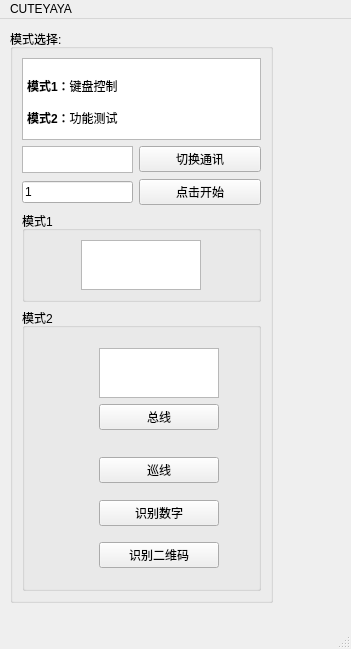
<?xml version="1.0" encoding="UTF-8"?>
<ui version="4.0">
 <class>MainWindow</class>
 <widget class="QMainWindow" name="MainWindow">
  <property name="geometry">
   <rect>
    <x>0</x>
    <y>0</y>
    <width>351</width>
    <height>649</height>
   </rect>
  </property>
  <property name="windowTitle">
   <string>MainWindow</string>
  </property>
  <widget class="QWidget" name="centralwidget">
   <widget class="QWidget" name="gridLayoutWidget">
    <property name="geometry">
     <rect>
      <x>10</x>
      <y>10</y>
      <width>263</width>
      <height>574</height>
     </rect>
    </property>
    <layout class="QGridLayout" name="gridLayout">
     <item row="0" column="0">
      <widget class="QGroupBox" name="groupBox">
       <property name="maximumSize">
        <size>
         <width>400</width>
         <height>16777215</height>
        </size>
       </property>
       <property name="title">
        <string>模式选择:</string>
       </property>
       <layout class="QGridLayout" name="gridLayout_3">
        <item row="2" column="1">
         <widget class="QPushButton" name="pushButton">
          <property name="text">
           <string>点击开始</string>
          </property>
          <property name="checkable">
           <bool>false</bool>
          </property>
          <property name="autoDefault">
           <bool>false</bool>
          </property>
         </widget>
        </item>
        <item row="0" column="0" colspan="2">
         <widget class="QTextEdit" name="textEdit_2">
          <property name="maximumSize">
           <size>
            <width>300</width>
            <height>100</height>
           </size>
          </property>
          <property name="html">
           <string>&lt;!DOCTYPE HTML PUBLIC &quot;-//W3C//DTD HTML 4.0//EN&quot; &quot;http://www.w3.org/TR/REC-html40/strict.dtd&quot;&gt;
&lt;html&gt;&lt;head&gt;&lt;meta name=&quot;qrichtext&quot; content=&quot;1&quot; /&gt;&lt;style type=&quot;text/css&quot;&gt;
p, li { white-space: pre-wrap; }
&lt;/style&gt;&lt;/head&gt;&lt;body style=&quot; font-family:'SimSun'; font-size:9pt; font-weight:400; font-style:normal;&quot;&gt;
&lt;p style=&quot;-qt-paragraph-type:empty; margin-top:0px; margin-bottom:0px; margin-left:0px; margin-right:0px; -qt-block-indent:0; text-indent:0px;&quot;&gt;&lt;br /&gt;&lt;/p&gt;
&lt;p style=&quot; margin-top:0px; margin-bottom:0px; margin-left:0px; margin-right:0px; -qt-block-indent:0; text-indent:0px;&quot;&gt;&lt;span style=&quot; font-weight:600;&quot;&gt;模式1：&lt;/span&gt;键盘控制&lt;/p&gt;
&lt;p style=&quot;-qt-paragraph-type:empty; margin-top:0px; margin-bottom:0px; margin-left:0px; margin-right:0px; -qt-block-indent:0; text-indent:0px;&quot;&gt;&lt;br /&gt;&lt;/p&gt;
&lt;p style=&quot; margin-top:0px; margin-bottom:0px; margin-left:0px; margin-right:0px; -qt-block-indent:0; text-indent:0px;&quot;&gt;&lt;span style=&quot; font-weight:600;&quot;&gt;模式2：&lt;/span&gt;功能测试&lt;/p&gt;&lt;/body&gt;&lt;/html&gt;</string>
          </property>
         </widget>
        </item>
        <item row="2" column="0">
         <widget class="QLineEdit" name="lineEdit">
          <property name="maximumSize">
           <size>
            <width>120</width>
            <height>16777215</height>
           </size>
          </property>
          <property name="text">
           <string>1</string>
          </property>
         </widget>
        </item>
        <item row="1" column="0">
         <widget class="QTextEdit" name="textEdit_7">
          <property name="maximumSize">
           <size>
            <width>120</width>
            <height>27</height>
           </size>
          </property>
         </widget>
        </item>
        <item row="1" column="1">
         <widget class="QPushButton" name="pushButton_4">
          <property name="text">
           <string>切换通讯</string>
          </property>
          <property name="checkable">
           <bool>false</bool>
          </property>
          <property name="autoDefault">
           <bool>false</bool>
          </property>
         </widget>
        </item>
        <item row="3" column="0" colspan="2">
         <widget class="QGroupBox" name="groupBox_3">
          <property name="maximumSize">
           <size>
            <width>300</width>
            <height>300</height>
           </size>
          </property>
          <property name="title">
           <string>模式1</string>
          </property>
          <layout class="QGridLayout" name="gridLayout_2">
           <item row="2" column="0">
            <widget class="QTextEdit" name="textEdit_5">
             <property name="maximumSize">
              <size>
               <width>120</width>
               <height>50</height>
              </size>
             </property>
            </widget>
           </item>
          </layout>
         </widget>
        </item>
        <item row="5" column="0" colspan="2">
         <widget class="QGroupBox" name="groupBox_2">
          <property name="maximumSize">
           <size>
            <width>300</width>
            <height>300</height>
           </size>
          </property>
          <property name="title">
           <string>模式2</string>
          </property>
          <layout class="QHBoxLayout" name="horizontalLayout">
           <item>
            <spacer name="horizontalSpacer">
             <property name="orientation">
              <enum>Qt::Horizontal</enum>
             </property>
             <property name="sizeType">
              <enum>QSizePolicy::Preferred</enum>
             </property>
            </spacer>
           </item>
           <item>
            <spacer name="horizontalSpacer_2">
             <property name="orientation">
              <enum>Qt::Horizontal</enum>
             </property>
             <property name="sizeType">
              <enum>QSizePolicy::Maximum</enum>
             </property>
             <property name="sizeHint" stdset="0">
              <size>
               <width>30</width>
               <height>0</height>
              </size>
             </property>
            </spacer>
           </item>
           <item>
            <layout class="QVBoxLayout" name="verticalLayout_2">
             <item>
              <spacer name="verticalSpacer_6">
               <property name="orientation">
                <enum>Qt::Vertical</enum>
               </property>
               <property name="sizeType">
                <enum>QSizePolicy::Maximum</enum>
               </property>
               <property name="sizeHint" stdset="0">
                <size>
                 <width>20</width>
                 <height>40</height>
                </size>
               </property>
              </spacer>
             </item>
             <item>
              <widget class="QTextEdit" name="textEdit_6">
               <property name="maximumSize">
                <size>
                 <width>120</width>
                 <height>50</height>
                </size>
               </property>
              </widget>
             </item>
             <item>
              <widget class="QPushButton" name="pushButton_3">
               <property name="maximumSize">
                <size>
                 <width>120</width>
                 <height>16777215</height>
                </size>
               </property>
               <property name="text">
                <string>总线</string>
               </property>
              </widget>
             </item>
             <item>
              <spacer name="verticalSpacer_5">
               <property name="orientation">
                <enum>Qt::Vertical</enum>
               </property>
               <property name="sizeType">
                <enum>QSizePolicy::Maximum</enum>
               </property>
               <property name="sizeHint" stdset="0">
                <size>
                 <width>20</width>
                 <height>40</height>
                </size>
               </property>
              </spacer>
             </item>
             <item>
              <spacer name="verticalSpacer_3">
               <property name="orientation">
                <enum>Qt::Vertical</enum>
               </property>
               <property name="sizeType">
                <enum>QSizePolicy::Maximum</enum>
               </property>
               <property name="sizeHint" stdset="0">
                <size>
                 <width>20</width>
                 <height>40</height>
                </size>
               </property>
              </spacer>
             </item>
             <item>
              <widget class="QPushButton" name="pushButton_2">
               <property name="maximumSize">
                <size>
                 <width>120</width>
                 <height>16777215</height>
                </size>
               </property>
               <property name="text">
                <string>巡线</string>
               </property>
              </widget>
             </item>
             <item>
              <spacer name="verticalSpacer">
               <property name="orientation">
                <enum>Qt::Vertical</enum>
               </property>
               <property name="sizeType">
                <enum>QSizePolicy::Maximum</enum>
               </property>
               <property name="sizeHint" stdset="0">
                <size>
                 <width>20</width>
                 <height>40</height>
                </size>
               </property>
              </spacer>
             </item>
             <item>
              <widget class="QPushButton" name="pushButton_7">
               <property name="maximumSize">
                <size>
                 <width>120</width>
                 <height>16777215</height>
                </size>
               </property>
               <property name="text">
                <string>识别数字</string>
               </property>
              </widget>
             </item>
             <item>
              <spacer name="verticalSpacer_2">
               <property name="orientation">
                <enum>Qt::Vertical</enum>
               </property>
               <property name="sizeType">
                <enum>QSizePolicy::Maximum</enum>
               </property>
               <property name="sizeHint" stdset="0">
                <size>
                 <width>20</width>
                 <height>40</height>
                </size>
               </property>
              </spacer>
             </item>
             <item>
              <widget class="QPushButton" name="pushButton_8">
               <property name="maximumSize">
                <size>
                 <width>120</width>
                 <height>16777215</height>
                </size>
               </property>
               <property name="text">
                <string>识别二维码</string>
               </property>
              </widget>
             </item>
             <item>
              <spacer name="verticalSpacer_4">
               <property name="orientation">
                <enum>Qt::Vertical</enum>
               </property>
               <property name="sizeType">
                <enum>QSizePolicy::Maximum</enum>
               </property>
               <property name="sizeHint" stdset="0">
                <size>
                 <width>20</width>
                 <height>40</height>
                </size>
               </property>
              </spacer>
             </item>
            </layout>
           </item>
          </layout>
         </widget>
        </item>
       </layout>
      </widget>
     </item>
    </layout>
   </widget>
  </widget>
  <widget class="QMenuBar" name="menubar">
   <property name="geometry">
    <rect>
     <x>0</x>
     <y>0</y>
     <width>351</width>
     <height>26</height>
    </rect>
   </property>
   <widget class="QMenu" name="menuCUTEYAYA">
    <property name="title">
     <string>CUTEYAYA</string>
    </property>
   </widget>
   <addaction name="menuCUTEYAYA"/>
  </widget>
  <widget class="QStatusBar" name="statusbar"/>
 </widget>
 <resources/>
 <connections/>
</ui>
